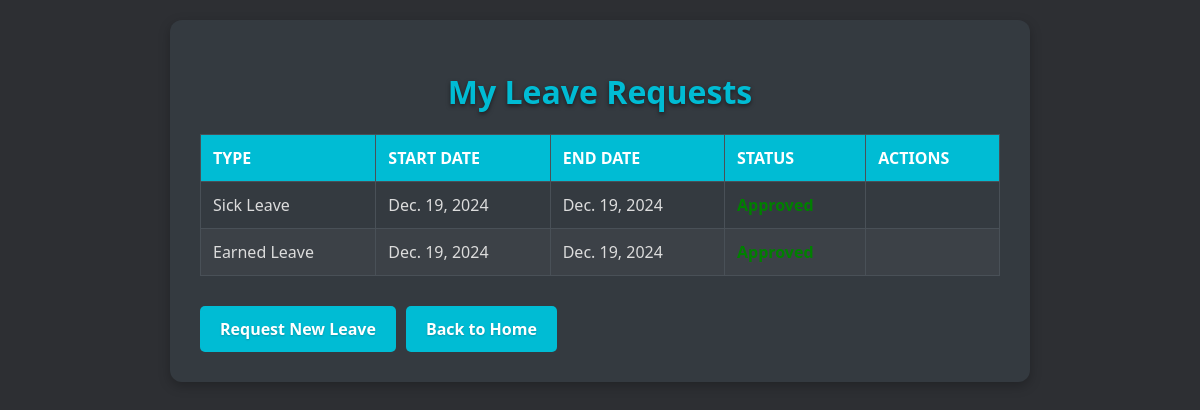
The app's page /leave_list/ (signed in) with its own data.
### apis/models.py (models this page shows, shortened)
class LeaveRequest(models.Model):
    LEAVE_STATUS_CHOICES = [
        ('Pending', 'Pending'),
        ('Approved', 'Approved'),
        ('Rejected', 'Rejected'),
    ]
    employee = models.ForeignKey(settings.AUTH_USER_MODEL, on_delete=models.CASCADE)
    leave_type = models.CharField(max_length=50, choices=[
        ('Sick Leave', 'Sick Leave'),
        ('Casual Leave', 'Casual Leave'),
        ('Earned Leave', 'Earned Leave'),
    ])
    start_date = models.DateField()
    end_date = models.DateField()
    reason = models.TextField()
    status = models.CharField(max_length=20, choices=LEAVE_STATUS_CHOICES, default='Pending')
    created_at = models.DateTimeField(auto_now_add=True)
    updated_at = models.DateTimeField(auto_now=True)
    rejection_reason = models.TextField(null=True, blank=True)  # Add this line

### apis/views.py (the view)
# urls.py: path('leave_list/', views.leave_list, name='leave_list'),
@login_required
def leave_list(request):
    leave_requests = LeaveRequest.objects.filter(employee=request.user)
    return render(request, 'leave/leave_list.html', {'leave_requests': leave_requests})

### templates/leave/leave_list.html (shortened to what this page needs)
<!DOCTYPE html>
<html lang="en">
<head>
</head>
<body>
    <div class="container">
        <h1>My Leave Requests</h1>
        <table>
            <thead>
                <tr>
                    <th>Type</th>
                    <th>Start Date</th>
                    <th>End Date</th>
                    <th>Status</th>
                    <th>Actions</th>
                </tr>
            </thead>
            <tbody>
                {% for leave_request in leave_requests %}
                    <tr>
                        <td>{{ leave_request.leave_type }}</td>
                        <td>{{ leave_request.start_date }}</td>
                        <td>{{ leave_request.end_date }}</td>
                        <td>
                            {% if leave_request.status == 'Pending' %}
                                <span class="status-pending">Pending</span>
                            {% elif leave_request.status == 'Rejected' %}
                                <span class="status-rejected">Rejected</span>
                            {% elif leave_request.status == 'Approved' %}
                                <span class="status-approved">Approved</span>
                            {% endif %}
                        </td>
                        <td>
                        </td>
                    </tr>
                {% endfor %}
            </tbody>
        </table>
        <div class="btn-container">
            <a href="{% url 'create_leave_request' %}" class="btn">Request New Leave</a>
            <a href="{% url 'home' %}" class="btn">Back to Home</a>
        </div>
    </div>
</body>
</html>

### templates/leave/leave_list.html (style rules this page uses)
body { font-family: 'Segoe UI', Tahoma, Geneva, Verdana, sans-serif; margin: 0; padding: 0; background-color: #2d2f33; color: #e9ecef; }
h1 { text-align: center; margin-block-start: 20px; color: #00bcd4; text-shadow: 0 2px 4px rgba(0, 0, 0, 0.5); }
.container { inline-size: 90%; max-inline-size: 800px; margin: 20px auto; background-color: #343a40; border-radius: 12px; box-shadow: 0 4px 12px rgba(0, 0, 0, 0.25); padding: 30px; }
table { inline-size: 100%; border-collapse: collapse; margin-block-end: 20px; }
table th, table td { text-align: start; padding: 12px; border: 1px solid #495057; }
table th { background-color: #00bcd4; color: #ffffff; font-weight: bold; text-transform: uppercase; }
table tr:nth-child(even) { background-color: #3c4147; }
table td { color: #dcdcdc; }
.status-approved { color: green; font-weight: bold; }
a { text-decoration: none; font-weight: bold; transition: color 0.3s ease; }
.btn { display: inline-block; padding: 12px 20px; margin-block-start: 10px; background-color: #00bcd4; color: #ffffff; border: none; border-radius: 5px; text-align: center; cursor: pointer; font-size: 16px; text-shadow: 0 1px 2px rgba(0, 0, 0, 0.2); transition: background-color 0.3s ease, transform 0.2s ease; }
.btn-container { display: flex; gap: 10px; justify-content: flex-start; }

### records on screen
LeaveRequest: leave_type "Sick Leave", start_date "Dec. 19, 2024", end_date "Dec. 19, 2024"
LeaveRequest: leave_type "Earned Leave", start_date "Dec. 19, 2024", end_date "Dec. 19, 2024"
